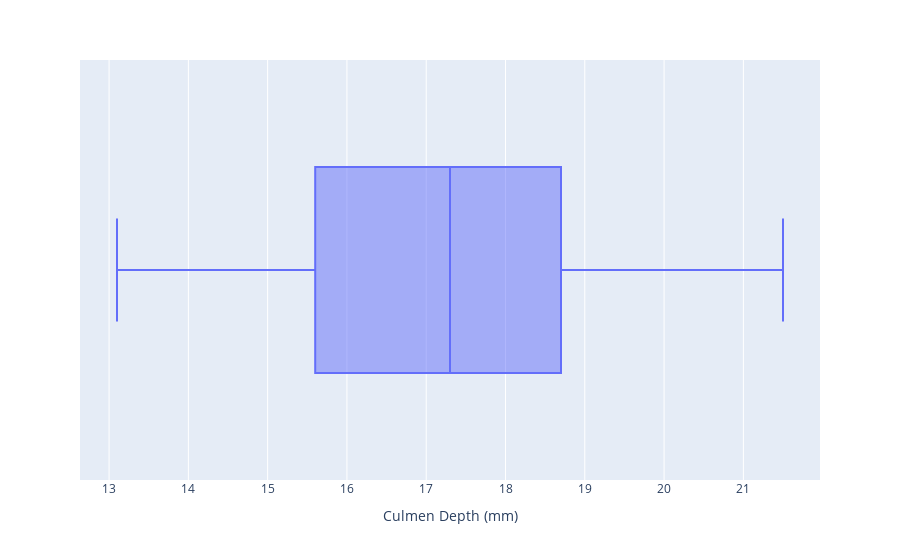

Write notebook code for a chart like this one.
### Code cell
px.box(df,x='Culmen Depth (mm)')

### Figure 1 — Plotly figure (JSON) as saved in the notebook; plotly's stock layout.template omitted (floating-point values rounded to 4 significant figures; data arrays with more than 128 entries replaced by an {"elided": "..."} marker saying what was removed)
{"data": [{"alignmentgroup": "True", "hovertemplate": "Culmen Depth (mm)=%{x}<extra></extra>", "legendgroup": "", "marker": {"color": "#636efa"}, "name": "", "notched": false, "offsetgroup": "", "orientation": "h", "showlegend": false, "type": "box", "x": {"elided": "333 float values"}, "x0": " ", "xaxis": "x", "y0": " ", "yaxis": "y"}], "layout": {"boxmode": "group", "legend": {"tracegroupgap": 0}, "margin": {"t": 60}, "xaxis": {"anchor": "y", "domain": [0, 1], "title": {"text": "Culmen Depth (mm)"}}, "yaxis": {"anchor": "x", "domain": [0, 1]}}}
